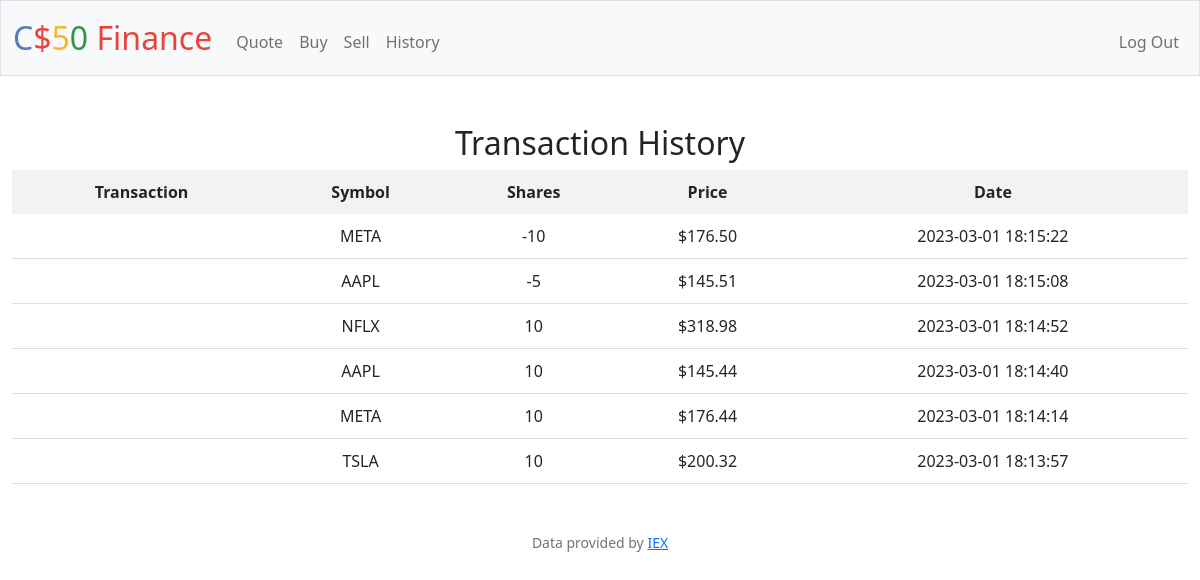
Screenshot of /history (signed in) with the database file from the repository.
### tables this page shows
CREATE TABLE 'transactions' ('id' INTEGER PRIMARY KEY AUTOINCREMENT NOT NULL, 'user_id' INTEGER, 'symbol' TEXT, 'shares' INTEGER, 'price' REAL, 'date' DATETIME);

### app.py (the view)
@app.route("/history")
@login_required
def history():
    user_id = session["user_id"]
    transactions = db.execute("SELECT symbol, shares, price, date FROM transactions WHERE user_id = ? ORDER BY date DESC", user_id)
    return render_template("history.html", transactions=transactions, usd=usd)

### app.py (called while the page is built)
@app.after_request
def after_request(response):
    response.headers["Cache-Control"] = "no-cache, no-store, must-revalidate"
    response.headers["Expires"] = 0
    response.headers["Pragma"] = "no-cache"
    return response

### helpers.py (called while the page is built)
def login_required(f):
    @wraps(f)
    def decorated_function(*args, **kwargs):
        if session.get("user_id") is None:
            return redirect("/login")
        return f(*args, **kwargs)
    return decorated_function

def usd(value):
    return f"${value:,.2f}"

### templates/history.html (shortened to what this page needs)
{% extends "layout.html" %}
{% block main %}
    <h2>Transaction History</h2>
    <table>
        <thead>
            <tr>
                <th>Transaction</th>
                <th>Symbol</th>
                <th>Shares</th>
                <th>Price</th>
                <th>Date</th>
            </tr>
        </thead>
        <tbody>
            {% for transaction in transactions %}
                <tr>
                    <td>{{ transaction.transaction }}</td>
                    <td>{{ transaction.symbol }}</td>
                    <td>{{ transaction.shares }}</td>
                    <td>{{ usd(transaction.price) }}</td>
                    <td>{{ transaction.date }}</td>
                </tr>
            {% endfor %}
        </tbody>
    </table>
{% endblock %}

### static/styles.css (style rules this page uses)
table { border-collapse: collapse; width: 100%; }
th, td { padding: 10px; text-align: center; }
th { background-color: #f2f2f2; font-weight: bold; }
td { border-bottom: 1px solid #ddd; }

### rows the page displays
transactions: price "$176.50"
transactions: price "$145.51"
transactions: price "$318.98"
transactions: price "$145.44"
transactions: price "$176.44"
transactions: price "$200.32"
